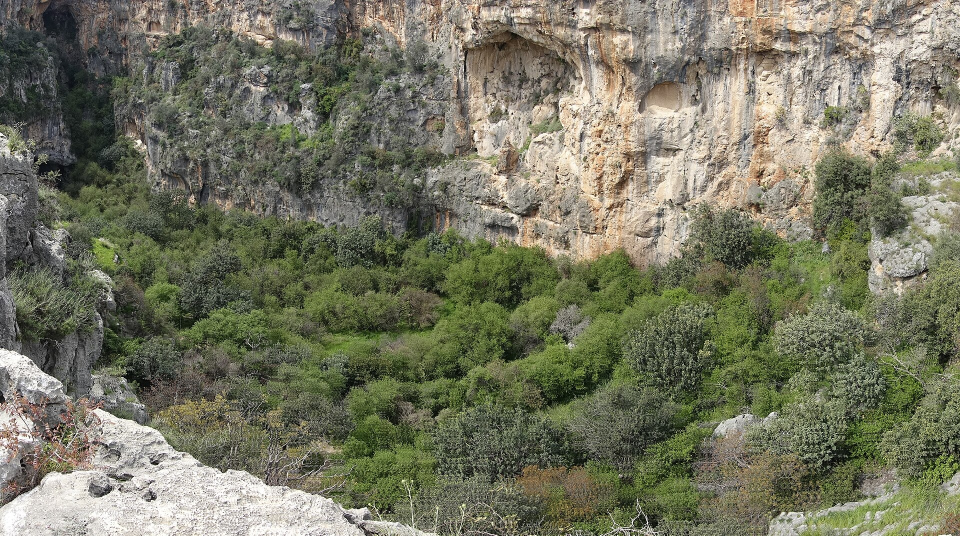
#> input picture episodes/cennet-cehennem-obrugu/img/arka_aday1.jpg, 1920 x 1071 px (shown at 1/2 size)
$ python gorsel.py
#> lines starting #> are read from the running program, lines starting #| are printed output that depends on the picture
"""cennet-cehennem-obrugu: arka plan ve iki kanıt (img/*_aday*.jpg -> arka.jpg, kanit_1.jpg, kanit_2.jpg).

    python episodes/cennet-cehennem-obrugu/gorsel.py

arka_aday1.jpg      'Narlıkuyu Cennet (Heaven) sinkhole 2353.jpg', Dosseman, 2015, CC BY-SA 4.0 (1920x1071 indirildi)
kanit_cehennem.jpg  'Narlıkuyu Cehenem (Hell) sinkhole 1438.jpg', Dosseman, 2011, CC BY-SA 4.0 (1920x1278)
kanit_kilise.jpg    'Cennet Cehennem, Cennet deki Kilise - panoramio.jpg', Korkut Tas, 2011, CC BY-SA 3.0 (1920x1440)
"""
from pathlib import Path

import numpy as np
from PIL import Image, ImageEnhance, ImageFilter

HERE = Path(__file__).resolve().parent / "img"


def olc(im, ad):
    a = np.asarray(im.convert("RGB")).astype(float)
    hsv = np.asarray(im.convert("HSV")).astype(float)
    k = im.convert("L").resize((720, int(720 * im.height / im.width)))
    lap = np.asarray(k.filter(ImageFilter.FIND_EDGES)).astype(float)
    print(f"{ad}: {im.size} parlaklık {a.mean():.0f} doygunluk {hsv[..., 1].mean() / 255:.2f} kenar-var {lap.var():.0f}")


def gama(im, g):
    lut = [round(255 * (i / 255) ** g) for i in range(256)]
    return im.point(lut * 3)


# Arka plan: Cennet obruğunun içi; turuncu kaya duvar ve mağara nişi, yeşil makili taban. Sağdan kare kırpım
# (soldaki çıplak kaya kenarı dışarıda); modern öğe yok.
im = Image.open(HERE / "arka_aday1.jpg").convert("RGB")
#> im is the input picture: PIL image 1920x1071 RGB; mean R, G, B 117, 117.7, 96.9
im = im.crop((700, 0, 1771, 1071)).resize((1080, 1080), Image.LANCZOS)
#> im: PIL image 1080x1080 RGB
im = ImageEnhance.Color(im).enhance(0.75)
im = ImageEnhance.Brightness(im).enhance(1.1)
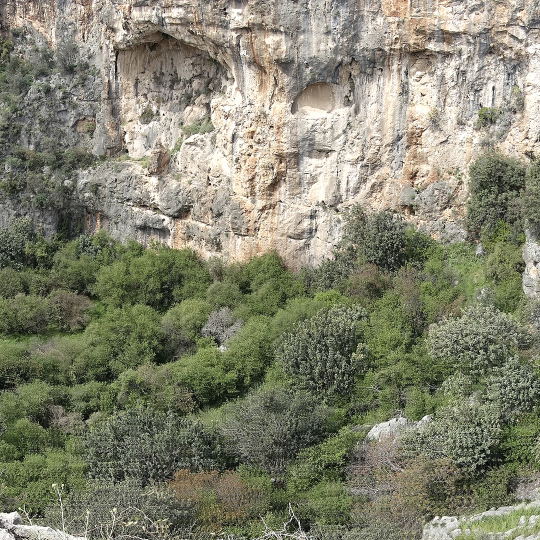
#> im: PIL image 1080x1080 RGB (shown at 1/2 size); mean R, G, B 130.8, 131, 110.8
im.save(HERE / "arka.jpg", quality=92)
olc(im, "arka")
#| arka: (1080, 1080) parlaklık 124 doygunluk 0.22 kenar-var 8265

# Kanıt 1: Cehennem obruğuna yukarıdan bakış (içe eğik duvarlar, dipte makilik). Kenarlardan hafif kırpım.
im = Image.open(HERE / "kanit_cehennem.jpg").convert("RGB")
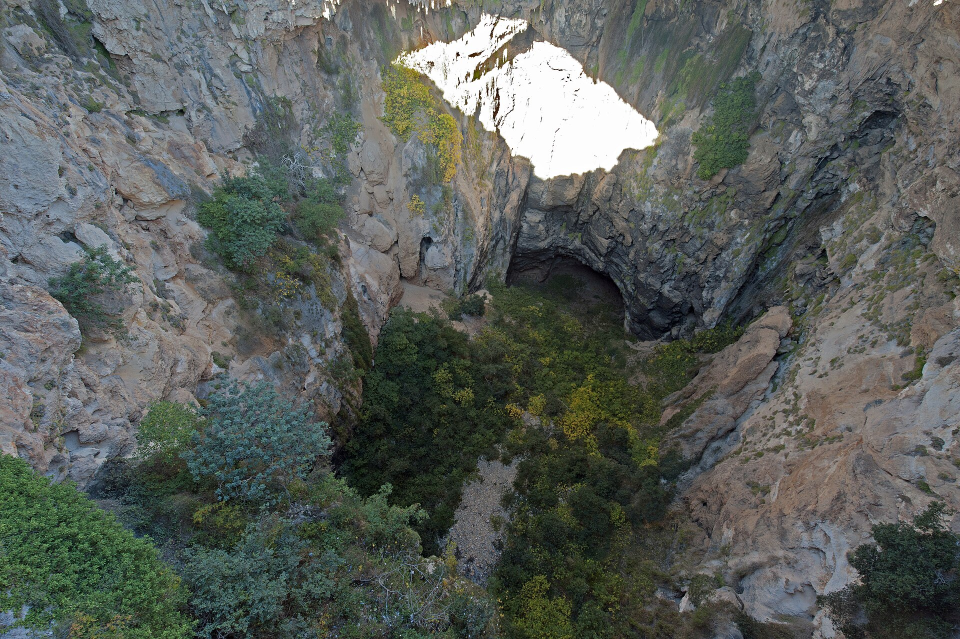
#> input picture episodes/cennet-cehennem-obrugu/img/kanit_cehennem.jpg, 1920 x 1278 px (shown at 1/2 size)
#> im is the input picture: PIL image 1920x1278 RGB; mean R, G, B 89, 94.3, 89.8
im = im.crop((52, 0, 1868, 1278)).resize((1080, 760), Image.LANCZOS)
#> im: PIL image 1080x760 RGB
im = gama(im, 0.88)
a = np.asarray(im).astype(float)
#> a: shape (760, 1080, 3) float64
parlak = np.clip((a.mean(-1, keepdims=True) - 190) / 40, 0, 1)
im = Image.fromarray((a * (1 - 0.22 * parlak)).clip(0, 255).astype(np.uint8))  # göğe açılan parlak delik %22'ye kadar kısıldı
im.save(HERE / "kanit_1.jpg", quality=92)
olc(im, "kanit_1")
#| kanit_1: (1080, 760) parlaklık 99 doygunluk 0.16 kenar-var 2366

# Kanıt 2 (son kare): Cennet obruğunun dibinde, mağara ağzının kemeri altındaki kilise. Kiliseye sıkı kırpım (hakem
# tur 1 SHOULD: telefonda kilise >= 130 px); kemerin alt kenarı ve mağara ağzı kadrajda. Gölgeler gama ile açıldı, patlak gökyüzü hafif kısıldı.
im = Image.open(HERE / "kanit_kilise.jpg").convert("RGB")
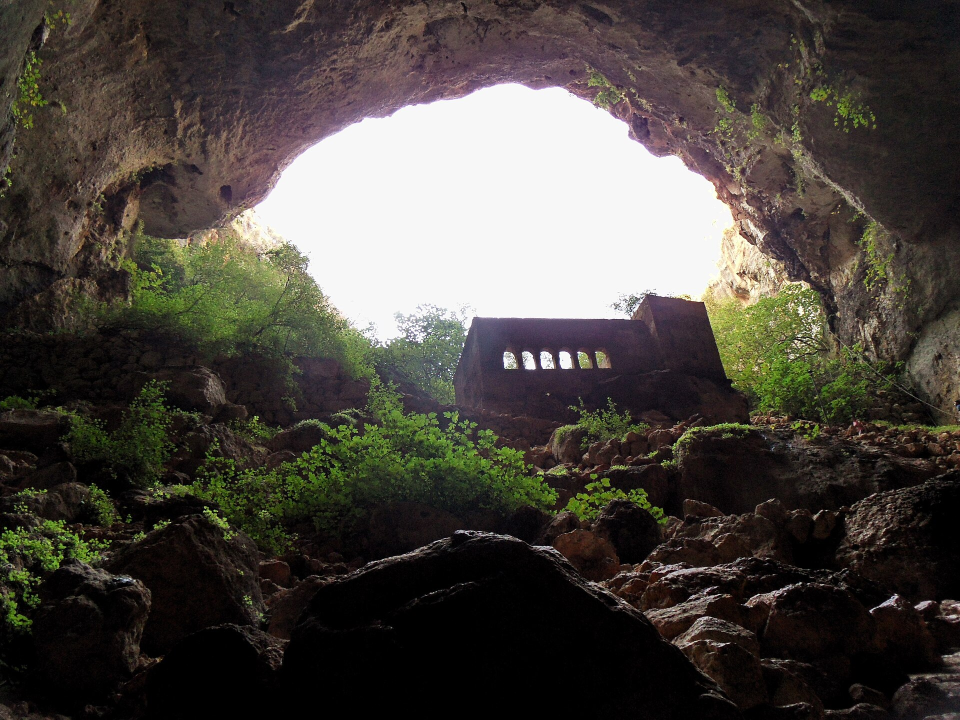
#> input picture episodes/cennet-cehennem-obrugu/img/kanit_kilise.jpg, 1920 x 1440 px (shown at 1/2 size)
#> im is the input picture: PIL image 1920x1440 RGB; mean R, G, B 74.5, 69.8, 63.9
im = im.crop((560, 400, 1710, 1205)).resize((1080, 756), Image.LANCZOS)
#> im: PIL image 1080x756 RGB
im = gama(im, 0.8)
a = np.asarray(im).astype(float)
#> a: shape (756, 1080, 3) float64
parlak = np.clip((a.mean(-1, keepdims=True) - 225) / 30, 0, 1)
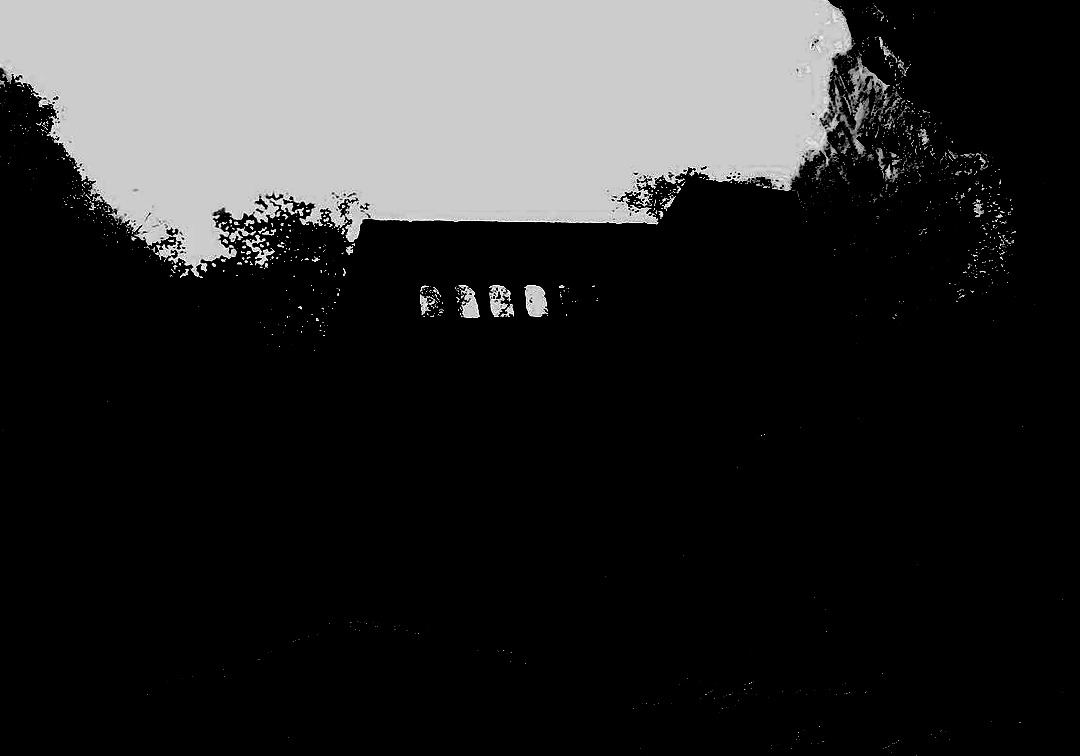
#> parlak: shape (756, 1080, 1) float64; min 0, max 1, mean 0.171
a = a * (1 - 0.08 * parlak)
im = Image.fromarray(a.clip(0, 255).astype(np.uint8))
im.save(HERE / "kanit_2.jpg", quality=92)
olc(im, "kanit_2")
#> call 3 of olc, with ad = 'kanit_2'
#> in olc (call 3), `hsv = np.asarray(im.convert("HSV")).astype(float)`:
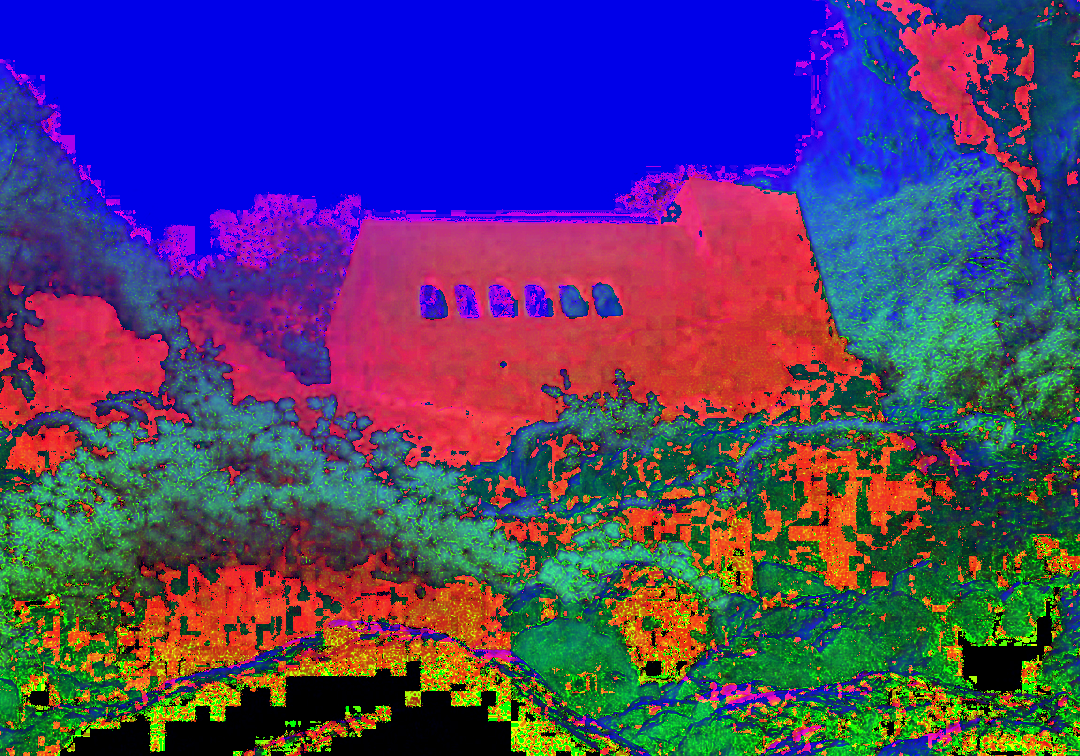
#> hsv: shape (756, 1080, 3) float64; mean R, G, B 77.8, 62.1, 111.3
#> in olc (call 3), `k = im.convert("L").resize((720, int(720 * im.height / im.width)))`:
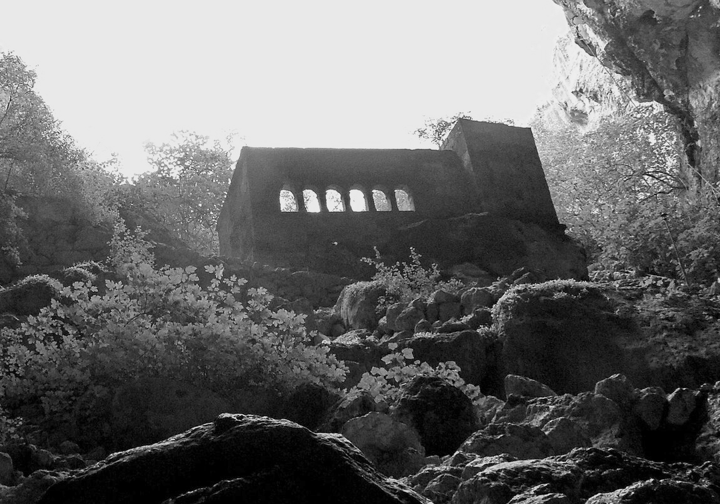
#> k: PIL image 720x504 L; min 0, max 249, mean 104.6
#> in olc (call 3), `lap = np.asarray(k.filter(ImageFilter.FIND_EDGES)).astype(float)`:
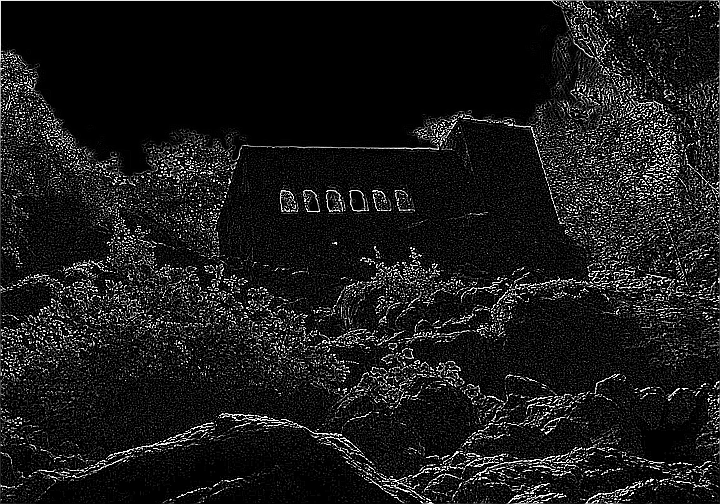
#> lap: shape (504, 720) float64; min 0, max 255, mean 25.6
#| kanit_2: (1080, 756) parlaklık 103 doygunluk 0.24 kenar-var 3073
